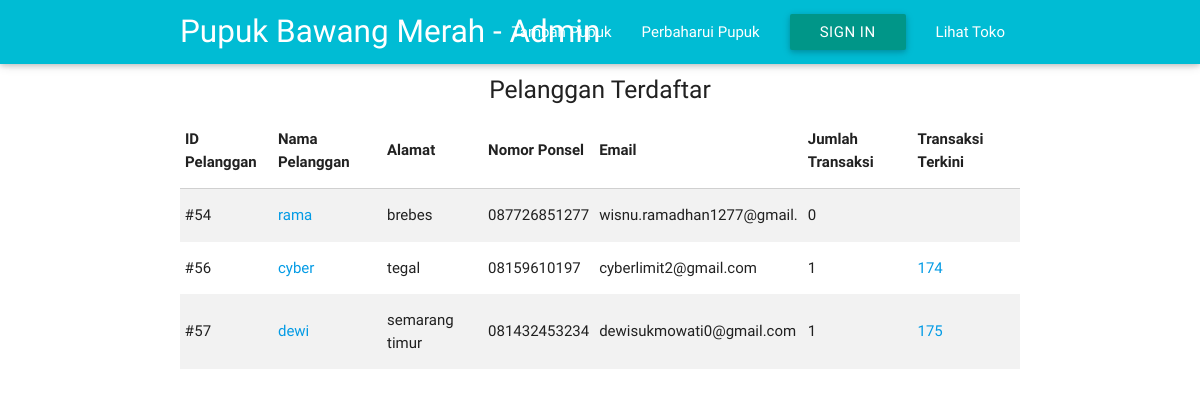
/daftar_pelanggan.php, run on the app's committed database.
### tables this page shows
CREATE TABLE `customer` (
  `ID_customer` int(9) NOT NULL,
  `nama` varchar(50) NOT NULL,
  `alamat` varchar(250) NOT NULL,
  `notelfon` varchar(12) NOT NULL,
  `email` varchar(25) NOT NULL,
  `password` varchar(100) NOT NULL,
  `beli` int(20) NOT NULL DEFAULT 0
);

### daftar_pelanggan.php (the view, shortened to what this page needs)
<!DOCTYPE HTML>
<html>
<head>
    <link type="text/css" rel="stylesheet" href="css/materialize.min.css" media="screen,projection" />
</head>
<?php
    include 'headadmin.php';
    include 'connect.php';?>
    <div class="container">
        <center><h5>Pelanggan Terdaftar</h5></center>
    <table class="striped">
        <thead>
            <th>ID Pelanggan</th>
            <th>Nama Pelanggan</th>
            <th>Alamat</th>
            <th>Nomor Ponsel</th>
            <th>Email</th>
            <th>Jumlah Transaksi</th>
            <th>Transaksi Terkini</th>
        </thead>
    <?php
    $pelanggans=mysqli_query($connect,"select * from customer");
    while($pelanggan=mysqli_fetch_assoc($pelanggans)){
    $idpel=$pelanggan['ID_customer'];
    $transs=mysqli_query($connect,"select max(ID_Transaksi) as baru from transaksi where id_customer='$idpel'");
    $trans = mysqli_fetch_array($transs);
    ?>
    <tr>
        <td>#<?php echo $pelanggan['ID_customer']?></td>
        <td><a href="transaksi_user.php?idcustomer=<?php echo $pelanggan['ID_customer']?>"><?php echo $pelanggan['nama']?></a></td>
        <td><?php echo $pelanggan['alamat']?></td>
        <td><?php echo $pelanggan['notelfon']?></td>
        <td><?php echo $pelanggan['email']?></td>
        <td><?php echo $pelanggan['beli']?></td>
        <td><a href='detail_trans.php?idtransaksi=<?php echo $trans['baru']?>&idcustomer=<?php echo $pelanggan['ID_customer']?>'><?php echo $trans['baru']?></a></td>
    </tr>
    <?php } ?>
         </table>
    </div>

### data on the page
customer: ID_customer "54", nama "rama", alamat "brebes", notelfon "087726851277", email "wisnu.ramadhan1277@gmail.", beli "0"
customer: ID_customer "56", nama "cyber", alamat "tegal", notelfon "08159610197", email "cyberlimit2@gmail.com", beli "1", baru "174"
customer: ID_customer "57", nama "dewi", alamat "semarang timur", notelfon "081432453234", email "dewisukmowati0@gmail.com", beli "1", baru "175"
